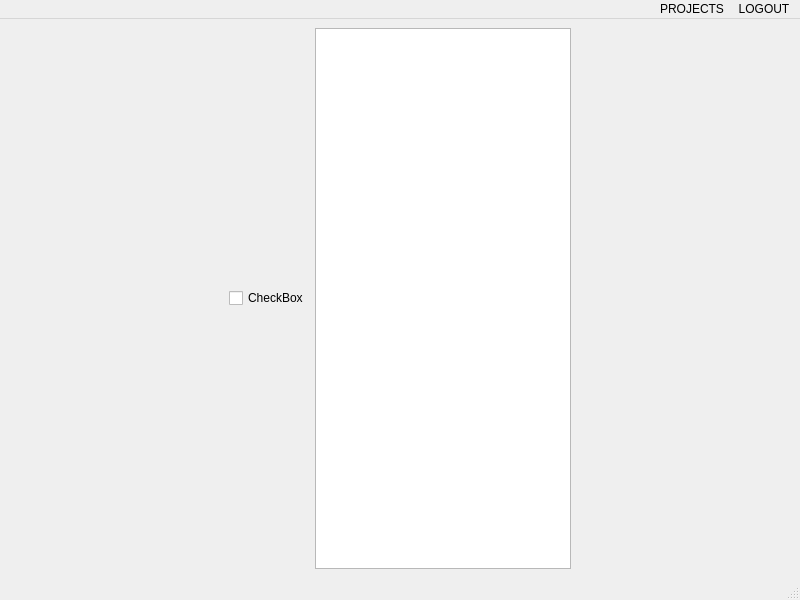
<?xml version="1.0" encoding="UTF-8"?>
<ui version="4.0">
 <class>UwiMain</class>
 <widget class="QMainWindow" name="UwiMain">
  <property name="geometry">
   <rect>
    <x>0</x>
    <y>0</y>
    <width>800</width>
    <height>600</height>
   </rect>
  </property>
  <property name="windowTitle">
   <string>UwiMain</string>
  </property>
  <widget class="QWidget" name="centralwidget">
   <layout class="QVBoxLayout" name="verticalLayout">
    <item>
     <layout class="QHBoxLayout" name="horizontalLayout">
      <item>
       <spacer name="horizontalSpacer">
        <property name="orientation">
         <enum>Qt::Horizontal</enum>
        </property>
        <property name="sizeHint" stdset="0">
         <size>
          <width>40</width>
          <height>20</height>
         </size>
        </property>
       </spacer>
      </item>
      <item>
       <widget class="QCheckBox" name="checkBox">
        <property name="text">
         <string>CheckBox</string>
        </property>
       </widget>
      </item>
      <item>
       <widget class="QListWidget" name="projectsList"/>
      </item>
      <item>
       <spacer name="horizontalSpacer_2">
        <property name="orientation">
         <enum>Qt::Horizontal</enum>
        </property>
        <property name="sizeHint" stdset="0">
         <size>
          <width>40</width>
          <height>20</height>
         </size>
        </property>
       </spacer>
      </item>
     </layout>
    </item>
   </layout>
  </widget>
  <widget class="QStatusBar" name="statusbar"/>
  <widget class="QMenuBar" name="menubar">
   <property name="geometry">
    <rect>
     <x>0</x>
     <y>0</y>
     <width>800</width>
     <height>20</height>
    </rect>
   </property>
   <property name="layoutDirection">
    <enum>Qt::RightToLeft</enum>
   </property>
   <property name="autoFillBackground">
    <bool>true</bool>
   </property>
   <property name="defaultUp">
    <bool>false</bool>
   </property>
   <property name="nativeMenuBar">
    <bool>true</bool>
   </property>
   <widget class="QMenu" name="menuLOGOUT">
    <property name="title">
     <string>LOGOUT</string>
    </property>
   </widget>
   <widget class="QMenu" name="menuPROJECTS">
    <property name="title">
     <string>PROJECTS</string>
    </property>
   </widget>
   <addaction name="menuLOGOUT"/>
   <addaction name="menuPROJECTS"/>
  </widget>
 </widget>
 <resources/>
 <connections/>
</ui>
